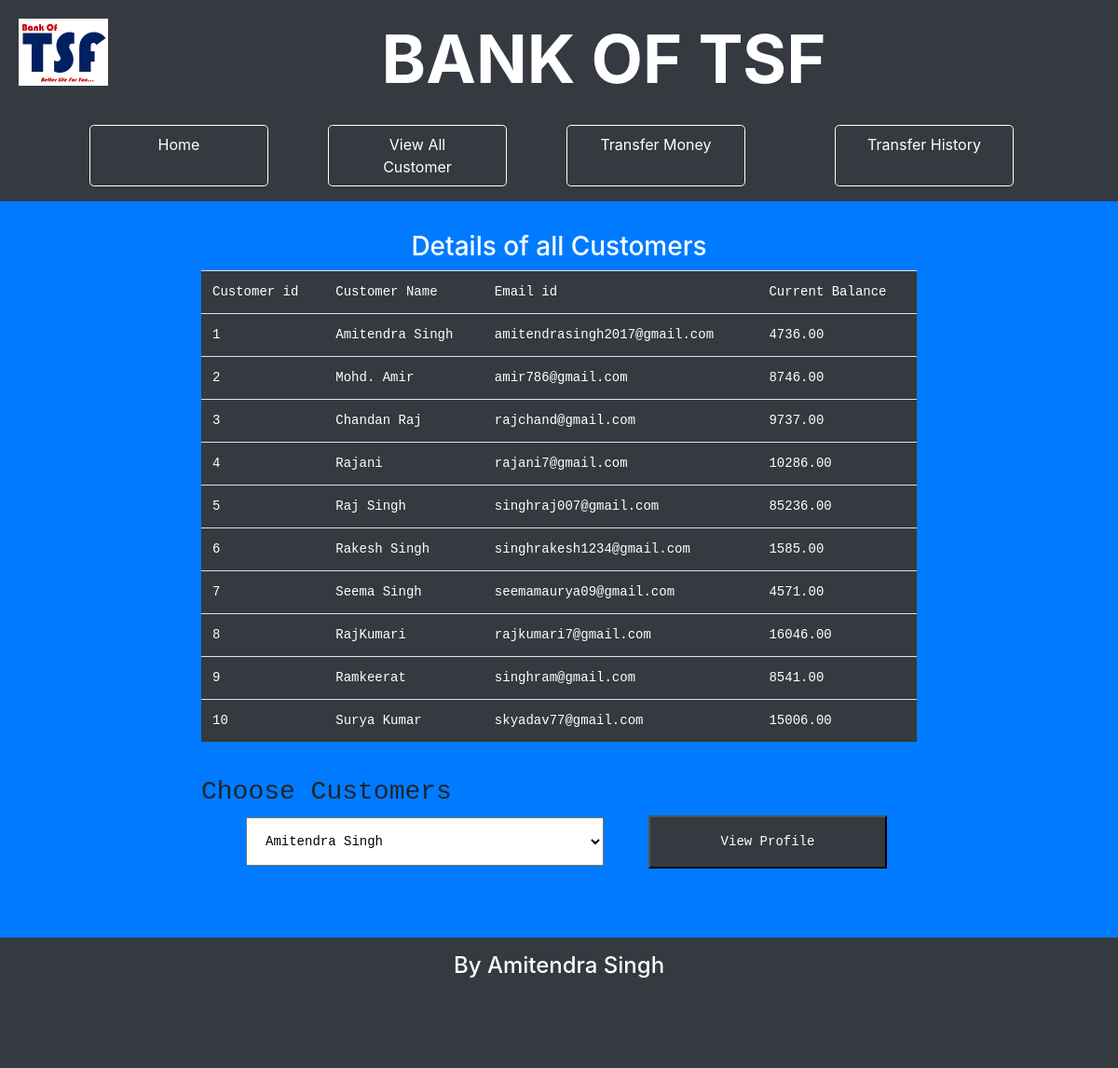
Screenshot of /all.php with the database file from the repository.
### tables this page shows
CREATE TABLE `customers` (
  `customer_id` int(11) NOT NULL,
  `userName` varchar(128) DEFAULT NULL,
  `email` varchar(128) DEFAULT NULL,
  `currentBalance` decimal(12,2) DEFAULT NULL,
  `gender` varchar(128) DEFAULT NULL,
  `dob` date DEFAULT NULL,
  `address` longtext DEFAULT NULL
);

### all.php (the view, shortened to what this page needs)
<!DOCTYPE html>
<html lang="en">
<head>
	<link rel="stylesheet" href="https://cdn.jsdelivr.net/npm/bootstrap@4.5.3/dist/css/bootstrap.min.css">
    <link rel="stylesheet" href=css/styles.css>
</head>
<body class="bg-primary text-white">
    <header class="bg-dark">
        <img src="img/Logo.png"  alt="Logo" height="72dp" class="float-left">
        <h1 class="display-3 font-weight-bold">BANK OF TSF</h1>
    </header>
    <nav class="pl-5 bg-dark">
            <ul class="nav">
            <li class="ml-5 mr-3 mb-3 col-2 nav-item text-center border border-raduis border-white rounded-lg"><a href="index.php" class="nav-link">Home</a></li>
            <li class="ml-5 mr-3 mb-3 col-2 nav-item text-center border border-raduis border-white rounded-lg"><a href="all.php" class="nav-link">View All Customer</a></li>
            <li class="ml-5 mr-5 mb-3 col-2 nav-item text-center border border-raduis border-white rounded-lg"><a href="trans.php" class="nav-link">Transfer Money</a></li>
            <li class="ml-5 mr-5 mb-3 col-2 nav-item text-center border border-raduis border-white rounded-lg"><a href="history.php" class="nav-link">Transfer History</a></li>
            </ul>
    </nav>
	<div class="container col-8 p-3 mt-3">
		<h3 class="text-center">Details of all Customers</h3>
		<?php
			require_once "pdo.php";
			echo "<pre>\n";
			$stmt = $pdo->query("SELECT * FROM customers");
			$rows = $stmt->fetchAll(PDO::FETCH_ASSOC);
			echo '<table class="table bg-dark text-white">'."\n";
				echo "<tr><td>";
				echo 'Customer id';
				echo("</td><td name='user1'>");
				echo 'Customer Name';
				echo ("</td><td>");
				echo 'Email id';
				echo ("</td><td>");
				echo'Current Balance';
				echo("</td></tr>\n");
			foreach ( $rows as $row ) {
				echo "<tr><td>";
				echo($row['customer_id']);
				echo("</td><td name='user1'>");
				echo($row['userName']);
				echo("</td><td>");
				echo($row['email']);
				echo("</td><td>");
				echo($row['currentBalance']);
				echo("</td></tr>\n");
			}
			echo "</table>\n";
			echo '<h3>Choose Customers</h3>';
			echo "<form action='single.php' method='post' >";
			echo "<select name='user' class='p-3 ml-5 mr-5 col-6'>";
			foreach ($rows as $key){
				echo "<option >\n";
				echo $key['userName'];
				echo"</option>\n";
			}
			echo "</select>";
			echo "<input type='submit' class='p-3 bg-dark text-white col-4'value='View Profile'>";
			echo "</form>" ;
		?>
	</div>
    <footer class="bg-dark p-3">
        <h4 class="">By Amitendra Singh</h4>
        <p class="p-3">
        </p>
    </footer>
</body>
</html>

### css/styles.css (style rules this page uses)
header { padding:20px; text-align:center; }
a { color:#ffffff; }
footer { text-align:center; }

### rows the page displays
customers: customer_id "1", userName "Amitendra Singh", email "amitendrasingh2017@gmail.com", currentBalance "4736.00"
customers: customer_id "2", userName "Mohd. Amir", email "amir786@gmail.com", currentBalance "8746.00"
customers: customer_id "3", userName "Chandan Raj", email "rajchand@gmail.com", currentBalance "9737.00"
customers: customer_id "4", userName "Rajani", email "rajani7@gmail.com", currentBalance "10286.00"
customers: customer_id "5", userName "Raj Singh", email "singhraj007@gmail.com", currentBalance "85236.00"
customers: customer_id "6", userName "Rakesh Singh", email "singhrakesh1234@gmail.com", currentBalance "1585.00"
customers: customer_id "7", userName "Seema Singh", email "seemamaurya09@gmail.com", currentBalance "4571.00"
customers: customer_id "8", userName "RajKumari", email "rajkumari7@gmail.com", currentBalance "16046.00"
customers: customer_id "9", userName "Ramkeerat", email "singhram@gmail.com", currentBalance "8541.00"
customers: customer_id "10", userName "Surya Kumar", email "skyadav77@gmail.com", currentBalance "15006.00"

### other values shown
form field user "Amitendra Singh"
